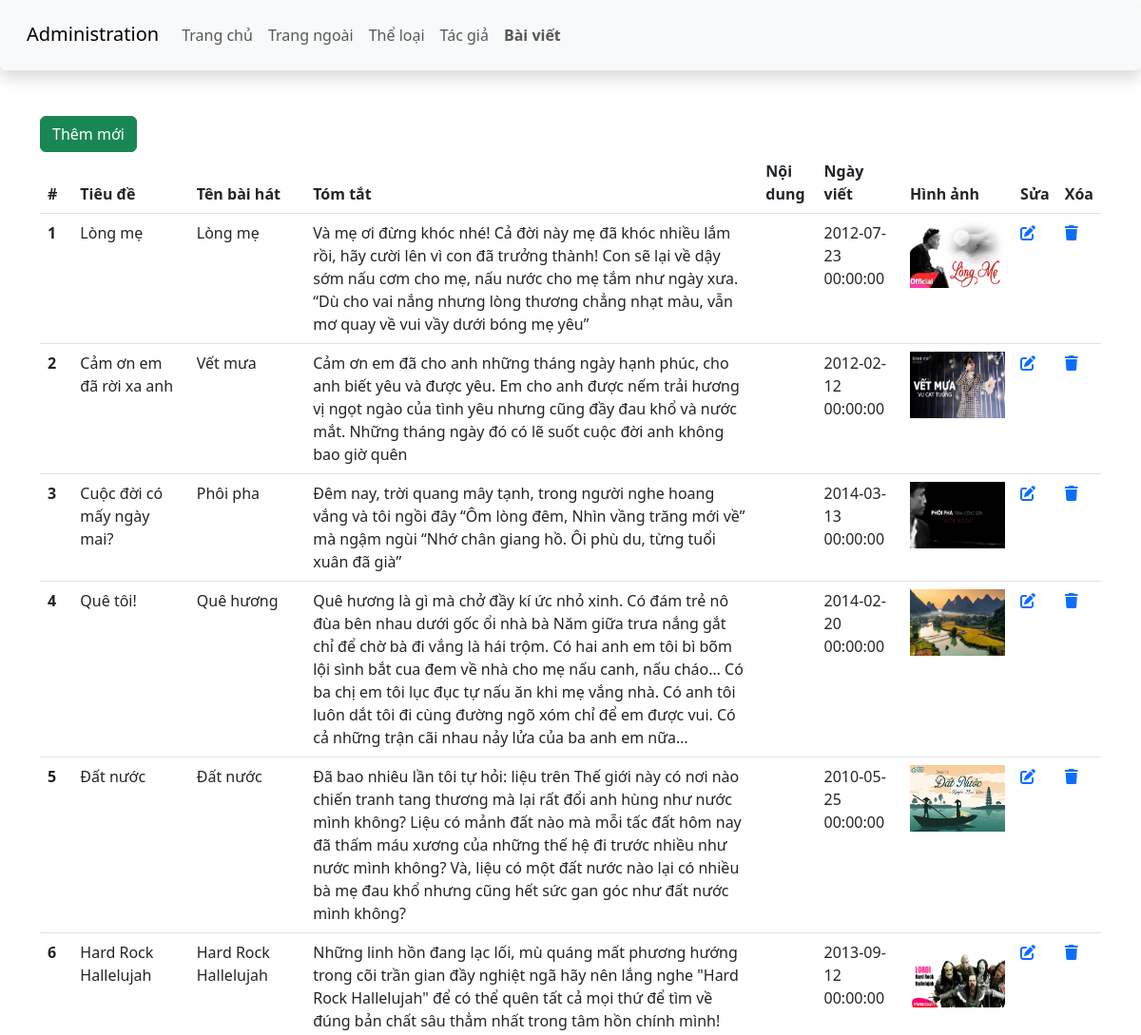
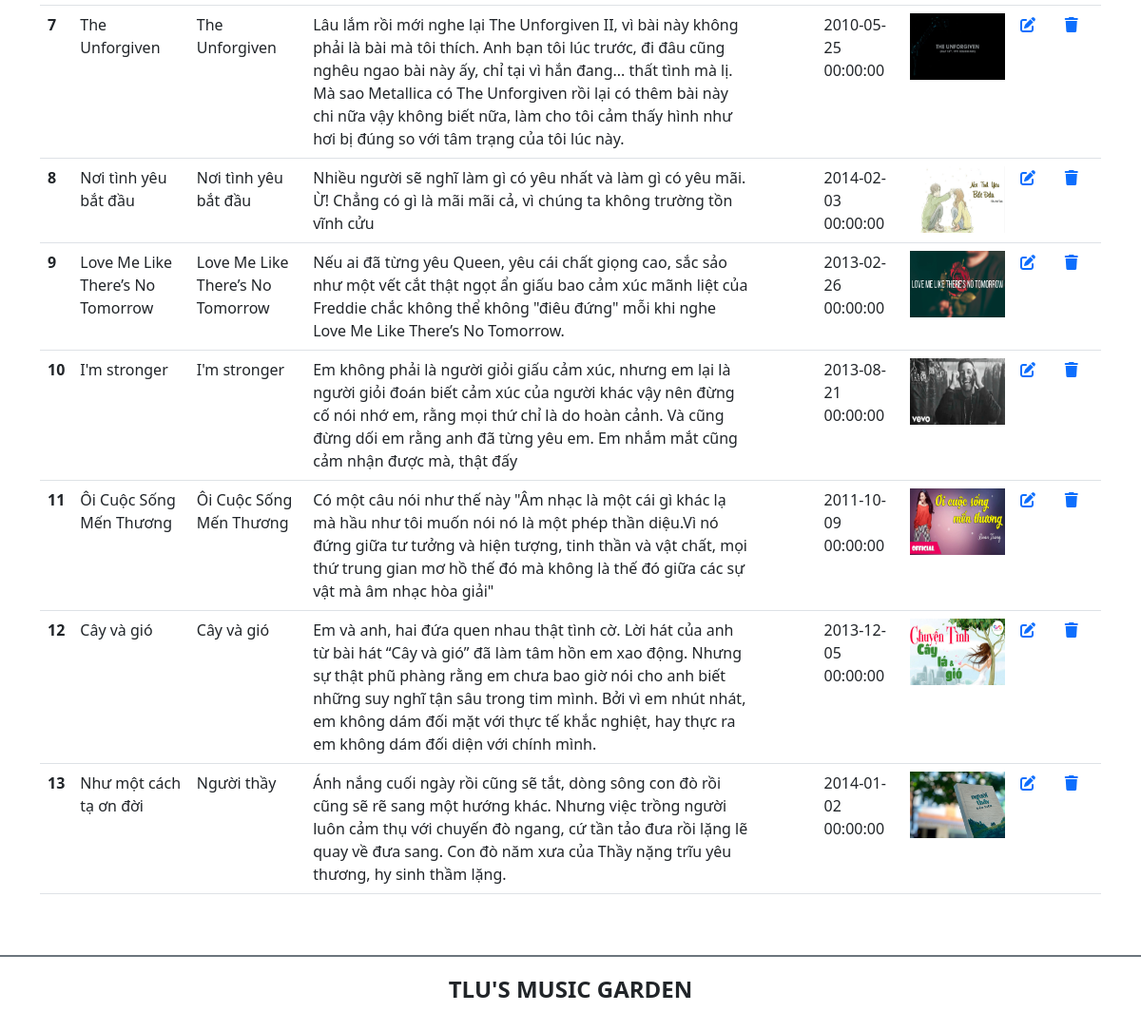
The page /codeWeb/admin/article.php on the database its author committed (2 pictures, top to bottom).
### tables this page shows
CREATE TABLE `baiviet` (
  `ma_bviet` int(10) UNSIGNED NOT NULL,
  `tieude` varchar(200) NOT NULL,
  `ten_bhat` varchar(100) NOT NULL,
  `ma_tloai` int(10) UNSIGNED NOT NULL,
  `tomtat` text NOT NULL,
  `noidung` text DEFAULT NULL,
  `ma_tgia` int(10) UNSIGNED NOT NULL,
  `ngayviet` datetime NOT NULL DEFAULT current_timestamp(),
  `hinhanh` varchar(200) DEFAULT NULL
);

### codeWeb/connect.php (called while the page is built, shortened)
<?php
function pdo(PDO $pdo, string $sql, array $arguments = null)
{
    if (!$arguments) {
        return $pdo->query($sql);
    }
    $statement = $pdo->prepare($sql);
    $statement->execute($arguments);
    return $statement;
}

### codeWeb/admin/article.php (the view, shortened to what this page needs)
<?php
    include("../connect.php");
?>
<!DOCTYPE html>
<html lang="en">
<head>
    <link href="https://cdn.jsdelivr.net/npm/bootstrap@5.3.0-alpha1/dist/css/bootstrap.min.css" rel="stylesheet">
    <link rel="stylesheet" href="https://cdnjs.cloudflare.com/ajax/libs/font-awesome/6.3.0/css/all.min.css" />
    <link rel="stylesheet" href="css/style_login.css">
    <link rel="stylesheet" href="css/article.css">
</head>
<body>
    <header>
        <nav class="navbar navbar-expand-lg bg-body-tertiary shadow p-3 bg-white rounded">
            <div class="container-fluid">
                <div class="h3">
                    <a class="navbar-brand" href="#">Administration</a>
                </div>
                <div class="collapse navbar-collapse" id="navbarSupportedContent">
                <ul class="navbar-nav me-auto mb-2 mb-lg-0">
                    <li class="nav-item">
                        <a class="nav-link" aria-current="page" href="./">Trang chủ</a>
                    </li>
                    <li class="nav-item">
                        <a class="nav-link" href="../index.php">Trang ngoài</a>
                    </li>
                    <li class="nav-item">
                        <a class="nav-link" href="category.php">Thể loại</a>
                    </li>
                    <li class="nav-item">
                        <a class="nav-link" href="author.php">Tác giả</a>
                    </li>
                    <li class="nav-item active fw-bold">
                        <a class="nav-link" href="article.php">Bài viết</a>
                    </li>
                </ul>
                </div>
            </div>
        </nav>
    </header>
    <?php
        $sql = "Select ma_bviet, tieude, ten_bhat, tomtat, noidung, ngayviet, hinhanh from baiviet";
        $result = pdo($pdo, $sql);
    ?>
    <main class="container mt-5 mb-5">
        <div class="row">
            <div class="col-sm">
                <a href="add_category.php" class="btn btn-success">Thêm mới</a>
                <table class="table">
                    <thead>
                        <tr>
                            <th scope="col">#</th>
                            <th scope="col">Tiêu đề</th>
                            <th scope="col">Tên bài hát</th>
                            <th scope="col">Tóm tắt</th>
                            <th scope="col">Nội dung</th>
                            <th scope="col">Ngày viết</th>
                            <th scope="col">Hình ảnh</th>
                            <th>Sửa</th>
                            <th>Xóa</th>
                        </tr>
                    </thead>
                    <tbody>
                        <?php
                            if($result->rowCount() > 0){
                            while($row = $result->fetch(PDO::FETCH_ASSOC)){
                        ?>
                        <tr>
                            <th scope="row"><?php echo $row['ma_bviet'] ?></th>
                            <td><?php echo $row['tieude'] ?></td>
                            <td><?php echo $row['ten_bhat'] ?></td>
                            <td><?php echo $row['tomtat'] ?></td>
                            <td><?php echo $row['noidung'] ?></td>
                            <td><?php echo $row['ngayviet'] ?></td>
                            <td><img src="../<?php echo $row['hinhanh']?>" alt="" style = "width: 100px; height: 70px;"></td>
                            <td>
                                <a href="edit_article.php?id=1"><i class="fa-solid fa-pen-to-square"></i></a>
                            </td>
                            <td>
                                <a href=""><i class="fa-solid fa-trash"></i></a>
                            </td>
                        </tr>
                        <?php
                                }
                            };
                        ?>
                    </tbody>
                </table>
            </div>
        </div>
    </main>
    <?php
        include('../include/footer.php');
    ?>
</body>
</html>

### rows shown on the page
baiviet: ma_bviet "1", tieude "Lòng mẹ", ten_bhat "Lòng mẹ", tomtat "Và mẹ ơi đừng khóc nhé! Cả đời này mẹ đã khóc nhiều lắm rồi, hãy cười lên vì con đã trưởng thành! Con sẽ lại về dậy sớm nấu cơm cho mẹ, nấu nước cho mẹ tắm như ngày xưa. “Dù cho vai nắng nhưng lòng thương chẳng nhạt màu, vẫn mơ quay về vui vầy dưới bóng mẹ yêu”", ngayviet "2012-07-23 00:00:00", hinhanh (picture)
baiviet: ma_bviet "2", tieude "Cảm ơn em đã rời xa anh", ten_bhat "Vết mưa", tomtat "Cảm ơn em đã cho anh những tháng ngày hạnh phúc, cho anh biết yêu và được yêu. Em cho anh được nếm trải hương vị ngọt ngào của tình yêu nhưng cũng đầy đau khổ và nước mắt. Những tháng ngày đó có lẽ suốt cuộc đời anh không bao giờ quên", ngayviet "2012-02-12 00:00:00", hinhanh (picture)
baiviet: ma_bviet "3", tieude "Cuộc đời có mấy ngày mai?", ten_bhat "Phôi pha", tomtat "Đêm nay, trời quang mây tạnh, trong người nghe hoang vắng và tôi ngồi đây “Ôm lòng đêm, Nhìn vầng trăng mới về” mà ngậm ngùi “Nhớ chân giang hồ. Ôi phù du, từng tuổi xuân đã già”", ngayviet "2014-03-13 00:00:00", hinhanh (picture)
baiviet: ma_bviet "4", tieude "Quê tôi!", ten_bhat "Quê hương", tomtat "Quê hương là gì mà chở đầy kí ức nhỏ xinh. Có đám trẻ nô đùa bên nhau dưới gốc ổi nhà bà Năm giữa trưa nắng gắt chỉ để chờ bà đi vắng là hái trộm. Có hai anh em tôi bì bõm lội sình bắt cua đem về nhà cho mẹ nấu canh, nấu cháo… Có ba chị em tôi lục đục tự nấu ăn khi mẹ vắng nhà. Có anh tôi luôn dắt tôi đi cùng đường ngõ xóm chỉ để em được vui. Có cả những trận cãi nhau nảy lửa của ba anh em nữa…", ngayviet "2014-02-20 00:00:00", hinhanh (picture)
baiviet: ma_bviet "5", tieude "Đất nước", ten_bhat "Đất nước", tomtat "Đã bao nhiêu lần tôi tự hỏi: liệu trên Thế giới này có nơi nào chiến tranh tang thương mà lại rất đổi anh hùng như nước mình không? Liệu có mảnh đất nào mà mỗi tấc đất hôm nay đã thấm máu xương của những thế hệ đi trước nhiều như nước mình không? Và, liệu có một đất nước nào lại có nhiều bà mẹ đau khổ nhưng cũng hết sức gan góc như đất nước mình không?", ngayviet "2010-05-25 00:00:00", hinhanh (picture)
baiviet: ma_bviet "6", tieude "Hard Rock Hallelujah", ten_bhat "Hard Rock Hallelujah", tomtat "Những linh hồn đang lạc lối, mù quáng mất phương hướng trong cõi trần gian đầy nghiệt ngã hãy nên lắng nghe \"Hard Rock Hallelujah\" để có thể quên tất cả mọi thứ để tìm về đúng bản chất sâu thẳm nhất trong tâm hồn chính mình!", ngayviet "2013-09-12 00:00:00", hinhanh (picture)
baiviet: ma_bviet "7", tieude "The Unforgiven", ten_bhat "The Unforgiven", tomtat "Lâu lắm rồi mới nghe lại The Unforgiven II, vì bài này không phải là bài mà tôi thích. Anh bạn tôi lúc trước, đi đâu cũng nghêu ngao bài này ấy, chỉ tại vì hắn đang... thất tình mà lị. Mà sao Metallica có The Unforgiven rồi lại có thêm bài này chi nữa vậy không biết nữa, làm cho tôi cảm thấy hình như hơi bị đúng so với tâm trạng của tôi lúc này.", ngayviet "2010-05-25 00:00:00", hinhanh (picture)
baiviet: ma_bviet "8", tieude "Nơi tình yêu bắt đầu", ten_bhat "Nơi tình yêu bắt đầu", tomtat "Nhiều người sẽ nghĩ làm gì có yêu nhất và làm gì có yêu mãi. Ừ! Chẳng có gì là mãi mãi cả, vì chúng ta không trường tồn vĩnh cửu", ngayviet "2014-02-03 00:00:00", hinhanh (picture)
baiviet: ma_bviet "9", tieude "Love Me Like There’s No Tomorrow", ten_bhat "Love Me Like There’s No Tomorrow", tomtat "Nếu ai đã từng yêu Queen, yêu cái chất giọng cao, sắc sảo như một vết cắt thật ngọt ẩn giấu bao cảm xúc mãnh liệt của Freddie chắc không thể không \"điêu đứng\" mỗi khi nghe Love Me Like There’s No Tomorrow.", ngayviet "2013-02-26 00:00:00", hinhanh (picture)
baiviet: ma_bviet "10", tieude "I'm stronger", ten_bhat "I'm stronger", tomtat "Em không phải là người giỏi giấu cảm xúc, nhưng em lại là người giỏi đoán biết cảm xúc của người khác vậy nên đừng cố nói nhớ em, rằng mọi thứ chỉ là do hoàn cảnh. Và cũng đừng dối em rằng anh đã từng yêu em. Em nhắm mắt cũng cảm nhận được mà, thật đấy", ngayviet "2013-08-21 00:00:00", hinhanh (picture)
baiviet: ma_bviet "11", tieude "Ôi Cuộc Sống Mến Thương", ten_bhat "Ôi Cuộc Sống Mến Thương", tomtat "Có một câu nói như thế này \"Âm nhạc là một cái gì khác lạ mà hầu như tôi muốn nói nó là một phép thần diệu.Vì nó đứng giữa tư tưởng và hiện tượng, tinh thần và vật chất, mọi thứ trung gian mơ hồ thế đó mà không là thế đó giữa các sự vật mà âm nhạc hòa giải\"", ngayviet "2011-10-09 00:00:00", hinhanh (picture)
baiviet: ma_bviet "12", tieude "Cây và gió", ten_bhat "Cây và gió", tomtat "Em và anh, hai đứa quen nhau thật tình cờ. Lời hát của anh từ bài hát “Cây và gió” đã làm tâm hồn em xao động. Nhưng sự thật phũ phàng rằng em chưa bao giờ nói cho anh biết những suy nghĩ tận sâu trong tim mình. Bởi vì em nhút nhát, em không dám đối mặt với thực tế khắc nghiệt, hay thực ra em không dám đối diện với chính mình.", ngayviet "2013-12-05 00:00:00", hinhanh (picture)
baiviet: ma_bviet "13", tieude "Như một cách tạ ơn đời", ten_bhat "Người thầy", tomtat "Ánh nắng cuối ngày rồi cũng sẽ tắt, dòng sông con đò rồi cũng sẽ rẽ sang một hướng khác. Nhưng việc trồng người luôn cảm thụ với chuyến đò ngang, cứ tần tảo đưa rồi lặng lẽ quay về đưa sang. Con đò năm xưa của Thầy nặng trĩu yêu thương, hy sinh thầm lặng.", ngayviet "2014-01-02 00:00:00", hinhanh (picture)
